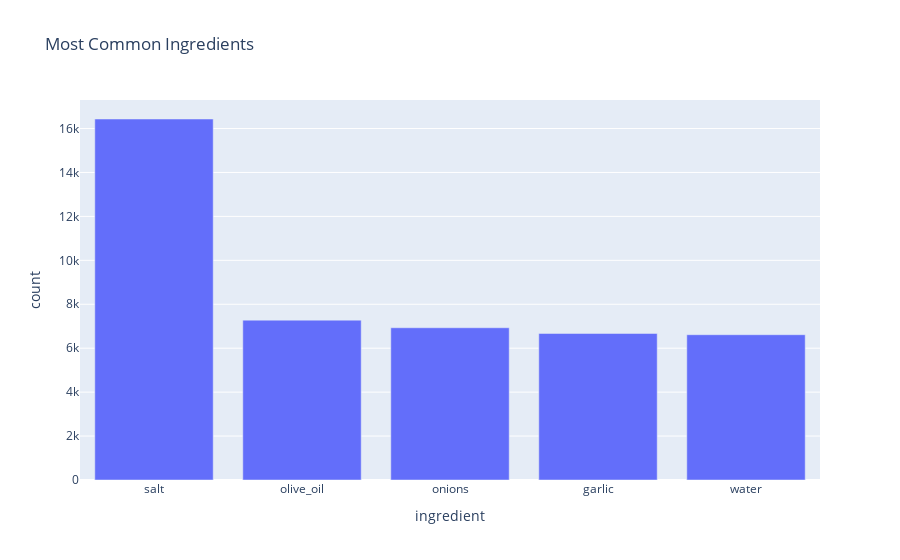

Notebook cell for this chart:
### Code cell
pop_df = count_df.iloc[:5]
fig_salt = px.bar(pop_df, y ='count', x = pop_df.index, title = 'Most Common Ingredients', labels = {'x':'ingredient'})
fig_salt.show()

### Figure 1 — Plotly figure (JSON) as saved in the notebook; plotly's stock layout.template omitted (floating-point values rounded to 4 significant figures)
{"data": [{"alignmentgroup": "True", "hovertemplate": "ingredient=%{x}<br>count=%{y}<extra></extra>", "legendgroup": "", "marker": {"color": "#636efa"}, "name": "", "offsetgroup": "", "orientation": "v", "showlegend": false, "textposition": "auto", "type": "bar", "x": ["salt", "olive_oil", "onions", "garlic", "water"], "xaxis": "x", "y": [16434, 7278, 6931, 6671, 6614], "yaxis": "y"}], "layout": {"barmode": "relative", "legend": {"tracegroupgap": 0}, "title": {"text": "Most Common Ingredients"}, "xaxis": {"anchor": "y", "domain": [0, 1], "title": {"text": "ingredient"}}, "yaxis": {"anchor": "x", "domain": [0, 1], "title": {"text": "count"}}}}
